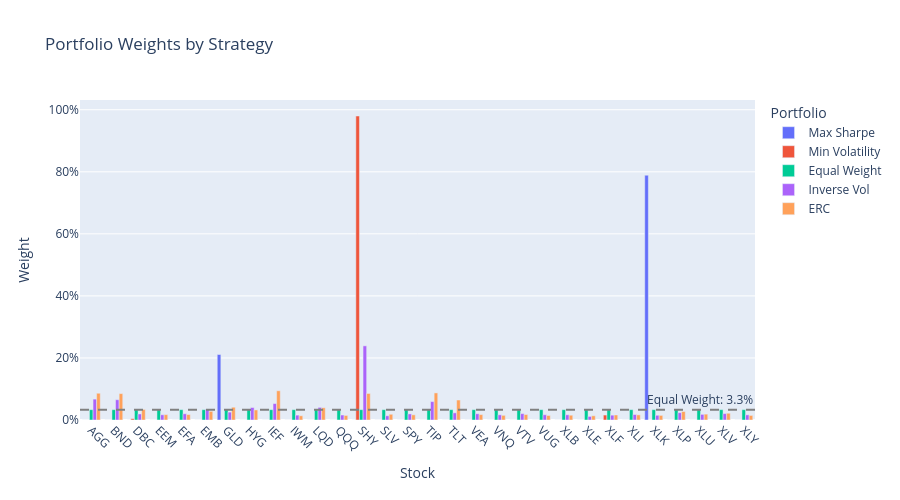

Notebook code for this chart:
### Markdown cell above
### Portfolio Weights Comparison

### Code cell
# Create weights DataFrame
weights_df = pl.DataFrame({"Stock": selected_stocks, **portfolios})

# Melt for plotting
weights_long = weights_df.unpivot(index="Stock", variable_name="Portfolio", value_name="Weight")

fig = px.bar(
    weights_long.to_pandas(),
    x="Stock",
    y="Weight",
    color="Portfolio",
    barmode="group",
    title="Portfolio Weights by Strategy",
)

# Add equal weight reference line
fig.add_hline(
    y=1 / n_assets,
    line_dash="dash",
    line_color="gray",
    annotation_text=f"Equal Weight: {1 / n_assets:.1%}",
)

fig.update_layout(
    yaxis_tickformat=".0%",
    height=500,
    xaxis_tickangle=45,
)
fig.show()

### Figure 1 — Plotly figure (JSON) as saved in the notebook; plotly's stock layout.template omitted (floating-point values rounded to 4 significant figures)
{"data": [{"alignmentgroup": "True", "hovertemplate": "Portfolio=Max Sharpe<br>Stock=%{x}<br>Weight=%{y}<extra></extra>", "legendgroup": "Max Sharpe", "marker": {"color": "#636efa", "pattern": {"shape": ""}}, "name": "Max Sharpe", "offsetgroup": "Max Sharpe", "orientation": "v", "showlegend": true, "textposition": "auto", "type": "bar", "x": ["AGG", "BND", "DBC", "EEM", "EFA", "EMB", "GLD", "HYG", "IEF", "IWM", "LQD", "QQQ", "SHY", "SLV", "SPY", "TIP", "TLT", "VEA", "VNQ", "VTV", "VUG", "XLB", "XLE", "XLF", "XLI", "XLK", "XLP", "XLU", "XLV", "XLY"], "xaxis": "x", "y": [2.853e-16, 2.217e-16, 1.7e-16, 0.0, 8.732e-17, 1.719e-16, 0.2111, 9.114e-17, 1.748e-16, 0.0, 0.0, 0.0, 1.04e-16, 0.0, 0.0, 4.806e-16, 7.454e-17, 0.0, 0.0, 2.279e-17, 0.0, 0.0, 0.0, 1.853e-17, 0.0, 0.7889, 1.169e-16, 0.0, 0.0, 1.409e-16], "yaxis": "y"}, {"alignmentgroup": "True", "hovertemplate": "Portfolio=Min Volatility<br>Stock=%{x}<br>Weight=%{y}<extra></extra>", "legendgroup": "Min Volatility", "marker": {"color": "#EF553B", "pattern": {"shape": ""}}, "name": "Min Volatility", "offsetgroup": "Min Volatility", "orientation": "v", "showlegend": true, "textposition": "auto", "type": "bar", "x": ["AGG", "BND", "DBC", "EEM", "EFA", "EMB", "GLD", "HYG", "IEF", "IWM", "LQD", "QQQ", "SHY", "SLV", "SPY", "TIP", "TLT", "VEA", "VNQ", "VTV", "VUG", "XLB", "XLE", "XLF", "XLI", "XLK", "XLP", "XLU", "XLV", "XLY"], "xaxis": "x", "y": [0.0, 0.0, 0.004235, 2.498e-17, 1.457e-17, 2.5e-17, 2.452e-17, 0.0, 0.0, 1.995e-17, 3.22e-17, 1.372e-17, 0.9798, 0.0, 2.661e-17, 0.0, 5.67e-17, 1.834e-18, 3.452e-18, 0.0, 0.0, 3.405e-17, 1.61e-17, 0.01596, 0.0, 0.0, 0.0, 0.0, 0.0, 4.035e-18], "yaxis": "y"}, {"alignmentgroup": "True", "hovertemplate": "Portfolio=Equal Weight<br>Stock=%{x}<br>Weight=%{y}<extra></extra>", "legendgroup": "Equal Weight", "marker": {"color": "#00cc96", "pattern": {"shape": ""}}, "name": "Equal Weight", "offsetgroup": "Equal Weight", "orientation": "v", "showlegend": true, "textposition": "auto", "type": "bar", "x": ["AGG", "BND", "DBC", "EEM", "EFA", "EMB", "GLD", "HYG", "IEF", "IWM", "LQD", "QQQ", "SHY", "SLV", "SPY", "TIP", "TLT", "VEA", "VNQ", "VTV", "VUG", "XLB", "XLE", "XLF", "XLI", "XLK", "XLP", "XLU", "XLV", "XLY"], "xaxis": "x", "y": [0.03333, 0.03333, 0.03333, 0.03333, 0.03333, 0.03333, 0.03333, 0.03333, 0.03333, 0.03333, 0.03333, 0.03333, 0.03333, 0.03333, 0.03333, 0.03333, 0.03333, 0.03333, 0.03333, 0.03333, 0.03333, 0.03333, 0.03333, 0.03333, 0.03333, 0.03333, 0.03333, 0.03333, 0.03333, 0.03333], "yaxis": "y"}, {"alignmentgroup": "True", "hovertemplate": "Portfolio=Inverse Vol<br>Stock=%{x}<br>Weight=%{y}<extra></extra>", "legendgroup": "Inverse Vol", "marker": {"color": "#ab63fa", "pattern": {"shape": ""}}, "name": "Inverse Vol", "offsetgroup": "Inverse Vol", "orientation": "v", "showlegend": true, "textposition": "auto", "type": "bar", "x": ["AGG", "BND", "DBC", "EEM", "EFA", "EMB", "GLD", "HYG", "IEF", "IWM", "LQD", "QQQ", "SHY", "SLV", "SPY", "TIP", "TLT", "VEA", "VNQ", "VTV", "VUG", "XLB", "XLE", "XLF", "XLI", "XLK", "XLP", "XLU", "XLV", "XLY"], "xaxis": "x", "y": [0.06734, 0.06541, 0.01956, 0.01683, 0.02012, 0.03503, 0.02543, 0.04015, 0.05298, 0.01571, 0.04066, 0.01605, 0.239, 0.01362, 0.0197, 0.05933, 0.02309, 0.02008, 0.01674, 0.02048, 0.01694, 0.01678, 0.01155, 0.01556, 0.01765, 0.01521, 0.02363, 0.01815, 0.02063, 0.01659], "yaxis": "y"}, {"alignmentgroup": "True", "hovertemplate": "Portfolio=ERC<br>Stock=%{x}<br>Weight=%{y}<extra></extra>", "legendgroup": "ERC", "marker": {"color": "#FFA15A", "pattern": {"shape": ""}}, "name": "ERC", "offsetgroup": "ERC", "orientation": "v", "showlegend": true, "textposition": "auto", "type": "bar", "x": ["AGG", "BND", "DBC", "EEM", "EFA", "EMB", "GLD", "HYG", "IEF", "IWM", "LQD", "QQQ", "SHY", "SLV", "SPY", "TIP", "TLT", "VEA", "VNQ", "VTV", "VUG", "XLB", "XLE", "XLF", "XLI", "XLK", "XLP", "XLU", "XLV", "XLY"], "xaxis": "x", "y": [0.08625, 0.08506, 0.03407, 0.0173, 0.01753, 0.02797, 0.0412, 0.03247, 0.09418, 0.01362, 0.03938, 0.01467, 0.08553, 0.01846, 0.01665, 0.08731, 0.0644, 0.0174, 0.01503, 0.01766, 0.01461, 0.01544, 0.01356, 0.01618, 0.01657, 0.01485, 0.02719, 0.01893, 0.02183, 0.01471], "yaxis": "y"}], "layout": {"annotations": [{"showarrow": false, "text": "Equal Weight: 3.3%", "x": 1, "xanchor": "right", "xref": "x domain", "y": 0.03333, "yanchor": "bottom", "yref": "y"}], "barmode": "group", "height": 500, "legend": {"title": {"text": "Portfolio"}, "tracegroupgap": 0}, "shapes": [{"line": {"color": "gray", "dash": "dash"}, "type": "line", "x0": 0, "x1": 1, "xref": "x domain", "y0": 0.03333, "y1": 0.03333, "yref": "y"}], "title": {"text": "Portfolio Weights by Strategy"}, "xaxis": {"anchor": "y", "domain": [0.0, 1.0], "tickangle": 45, "title": {"text": "Stock"}}, "yaxis": {"anchor": "x", "domain": [0.0, 1.0], "tickformat": ".0%", "title": {"text": "Weight"}}}}
